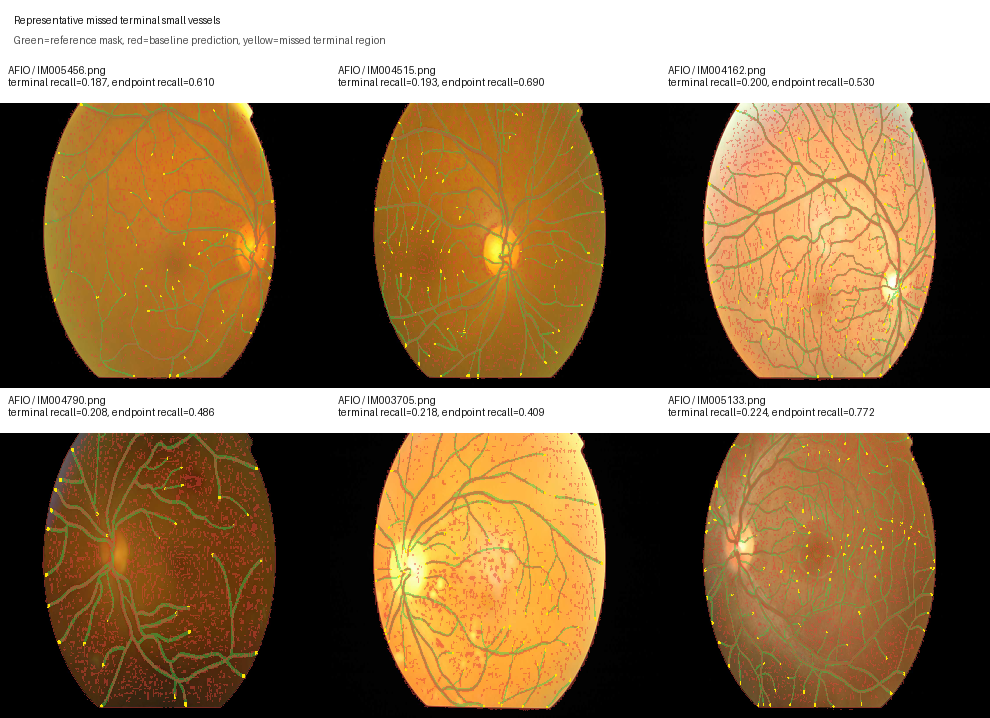
#> input picture figures/terminal_vessel_examples.png, 990 x 718 px
$ python -i evaluate_terminal_vessels.py   (imports and definitions only)
#> lines starting #> are read from the running program, lines starting #| are printed output that depends on the picture; after the words box and inside, x2 and y2 are one past the last pixel; in counts of white or black regions, pixels touching at a corner belong together
#> further down, picture is the input picture: shape (718, 990, 3); mean B, G, R 77.6, 110.9, 138.1
"""
Evaluate fundus vessel segmentation with emphasis on terminal small vessels.

The script expects a dataset root with subdirectories in the form:

    DATA_ROOT/DATASET_NAME/images/*
    DATA_ROOT/DATASET_NAME/masks/*

It runs a lightweight fundus vessel baseline, compares it with the provided
vessel masks, and reports both whole-mask metrics and terminal-vessel metrics.
Terminal regions are defined from ground-truth skeleton endpoints and a local
neighborhood around those endpoints.
"""

from __future__ import annotations

import argparse
from pathlib import Path
from typing import Iterable

import cv2
import numpy as np
import pandas as pd
from PIL import Image, ImageDraw, ImageFont
from scipy.ndimage import binary_dilation, distance_transform_edt
from skimage.morphology import remove_small_objects, skeletonize


IMAGE_EXTENSIONS = {".jpg", ".jpeg", ".png", ".tif", ".tiff", ".bmp"}


# [44 lines left out: function parse_args, not called in this run]


def list_images(path: Path) -> list[Path]:
    return sorted(p for p in path.iterdir() if p.suffix.lower() in IMAGE_EXTENSIONS)


# [30 lines left out: functions pair_image_and_mask, load_rgb, load_mask, not called in this run]


def segment_fundus_vessels(image: np.ndarray) -> np.ndarray:
    """Lightweight baseline for dark retinal vessel segmentation."""
    green = image[:, :, 1]
    clahe = cv2.createCLAHE(clipLimit=2.0, tileGridSize=(8, 8))
    enhanced = clahe.apply(green)
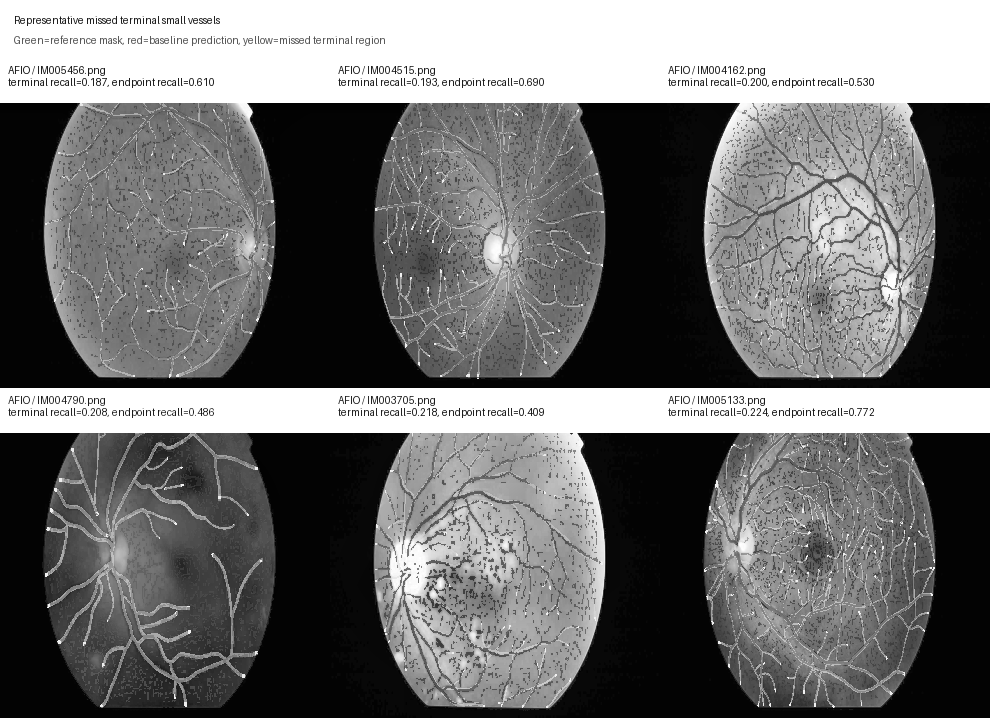
#> enhanced: shape (718, 990); min 2, max 255, mean 112.1

    background = cv2.GaussianBlur(enhanced, (0, 0), sigmaX=12, sigmaY=12)
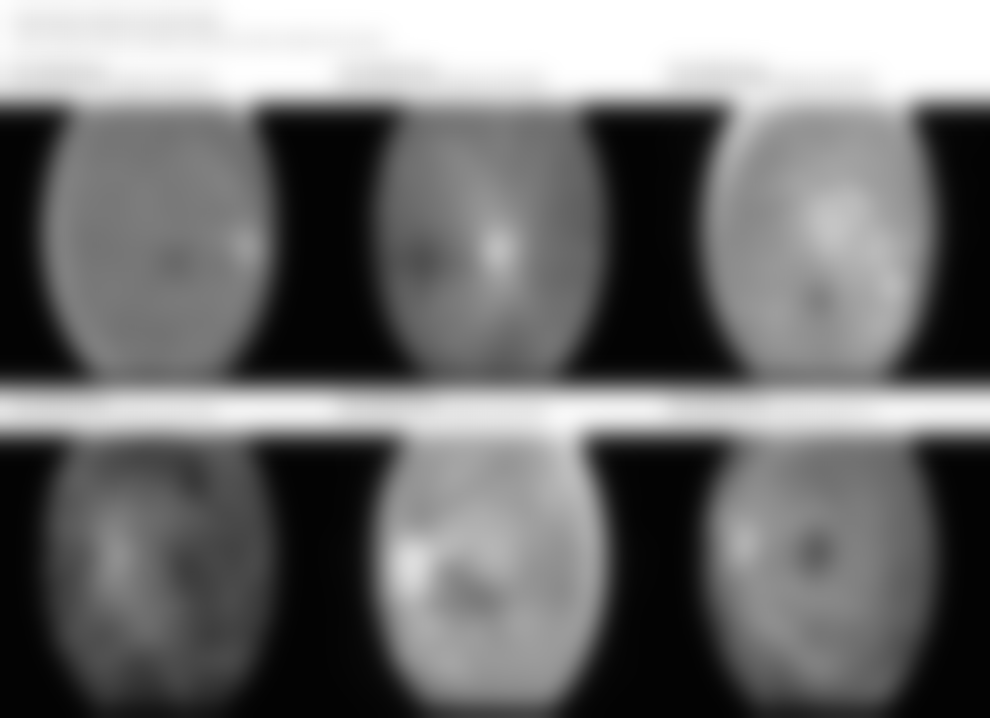
#> background: shape (718, 990); min 3, max 255, mean 112.1
    dark_vessels = cv2.subtract(background, enhanced)
    dark_vessels = cv2.normalize(dark_vessels, None, 0, 255, cv2.NORM_MINMAX).astype(np.uint8)

    blur = cv2.GaussianBlur(dark_vessels, (3, 3), 0)
    _, otsu = cv2.threshold(blur, 0, 255, cv2.THRESH_BINARY + cv2.THRESH_OTSU)
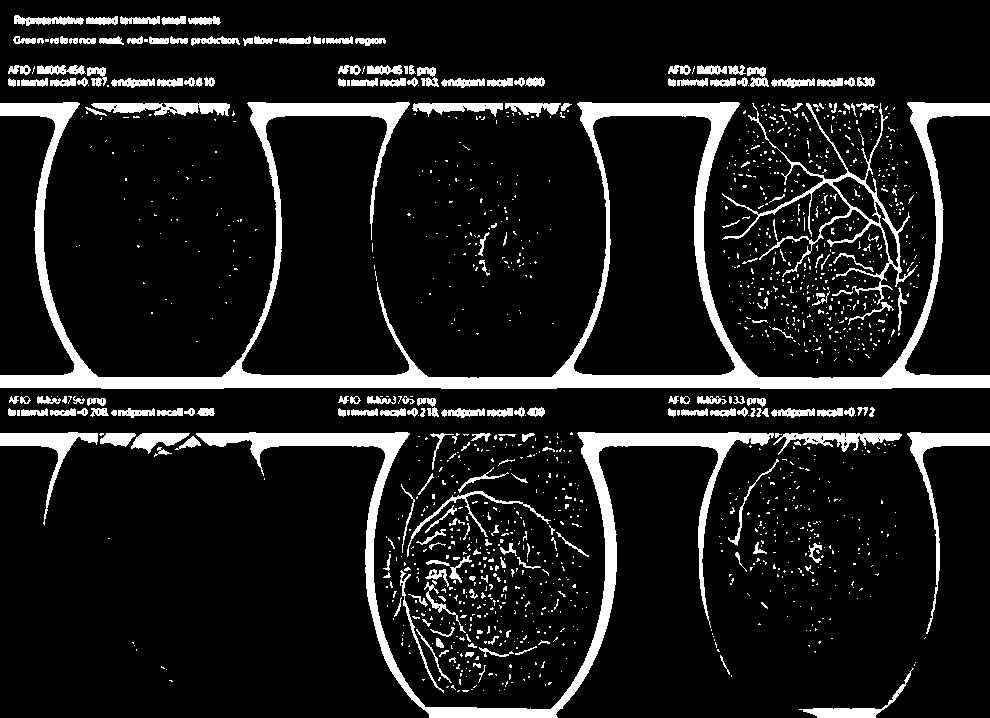
#> otsu: shape (718, 990); 11.3% white; 1428 white regions (1206 under 20 px), largest, box (x1, y1, x2, y2) and area: (0, 102, 990, 389) 30964, (196, 432, 774, 718) 12906, (722, 103, 918, 305) 3043
    adaptive = cv2.adaptiveThreshold(
        blur,
        255,
        cv2.ADAPTIVE_THRESH_GAUSSIAN_C,
        cv2.THRESH_BINARY,
        31,
        -2,
    )
#> adaptive: shape (718, 990); 21% white; 3064 white regions (2125 under 20 px), largest, box (x1, y1, x2, y2) and area: (0, 102, 990, 388) 26762, (0, 432, 990, 718) 23071, (712, 102, 930, 356) 8510
    pred = (otsu > 0) | (adaptive > 0)
#> pred: shape (718, 990) bool; 22.5% white; 3055 white regions (2119 under 20 px), largest, box (x1, y1, x2, y2) and area: (0, 102, 990, 389) 33581, (0, 432, 990, 718) 26889, (712, 102, 930, 356) 8510

    # Restrict to the bright retinal field and remove isolated noise.
    fov = green > max(8, int(np.percentile(green, 5)))
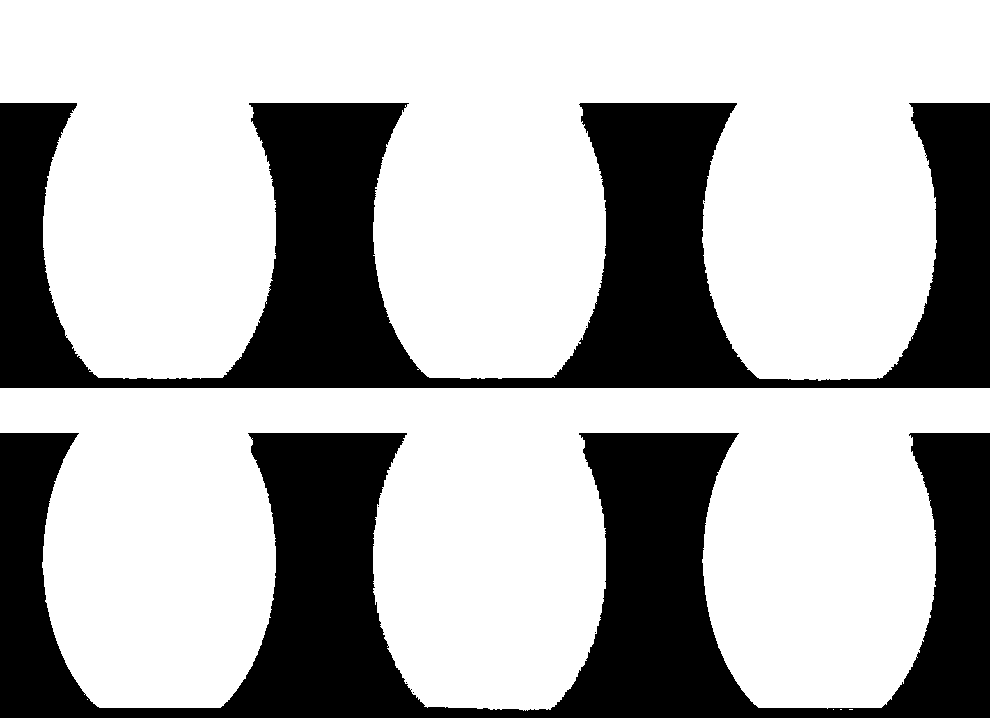
#> fov: shape (718, 990) bool; 68.6% white; 8 black regions (6 under 20 px), largest, box (x1, y1, x2, y2) and area: (0, 433, 990, 718) 111876, (0, 103, 990, 388) 111431
    pred &= binary_dilation(fov, iterations=2)
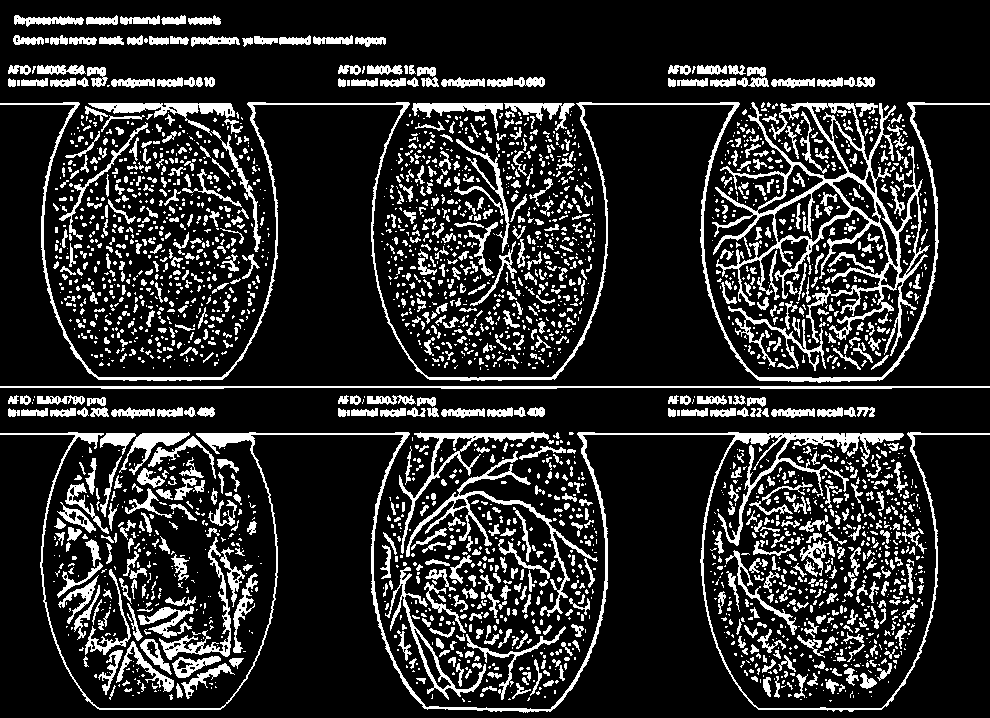
#> pred: shape (718, 990) bool; 16.8% white; 3033 white regions (2096 under 20 px), largest, box (x1, y1, x2, y2) and area: (0, 432, 990, 713) 9997, (712, 102, 930, 356) 8510, (0, 102, 990, 383) 7447
    pred = remove_small_objects(pred.astype(bool), min_size=24)
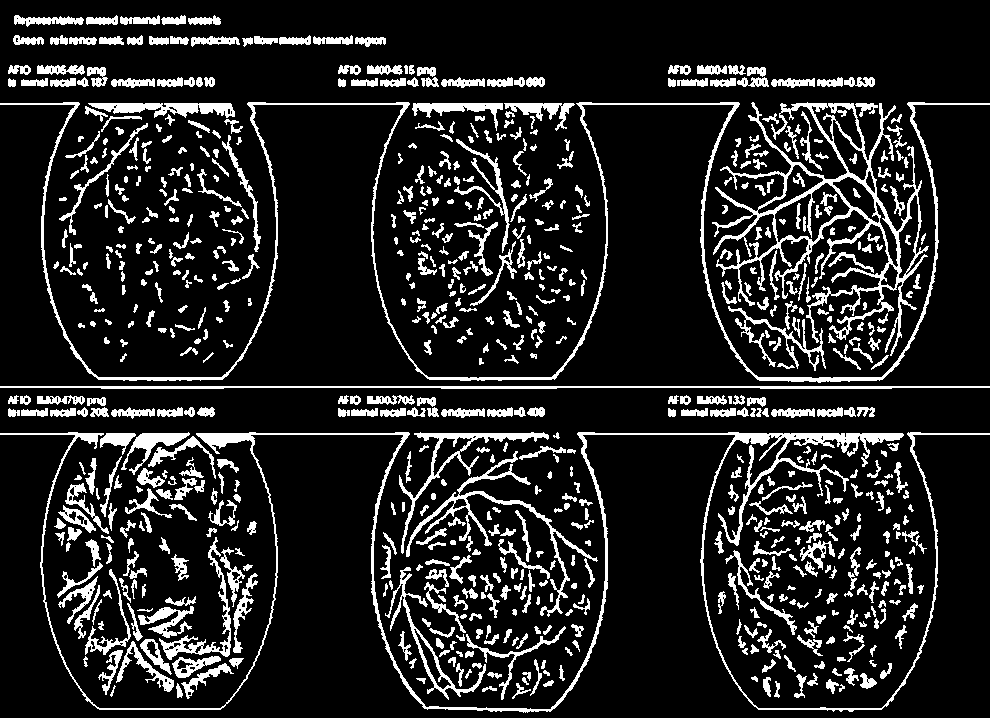
#> pred: shape (718, 990) bool; 13.8% white; 780 white regions, largest, box (x1, y1, x2, y2) and area: (0, 432, 990, 713) 9968, (712, 102, 929, 356) 8308, (0, 102, 990, 383) 7447
    return pred.astype(bool)


# [11 lines left out: function skeleton_endpoints, not called in this run]


def disk_structure(radius: int) -> np.ndarray:
    y, x = np.ogrid[-radius : radius + 1, -radius : radius + 1]
    return (x * x + y * y) <= radius * radius


# [5 lines left out: function terminal_region, not called in this run]


def safe_div(numerator: float, denominator: float) -> float:
    return float(numerator / denominator) if denominator else 0.0


# [194 lines left out: functions mask_metrics, endpoint_metrics, evaluate_pair, draw_case_panel, make_summary_figure, main, not called in this run]


# [2 lines not run here, left out]

>>> import cv2
>>> picture = cv2.imread('../figures/terminal_vessel_examples.png')
>>> result = segment_fundus_vessels(picture)

$ run again, on figures/hierarchical_terminal_examples.png
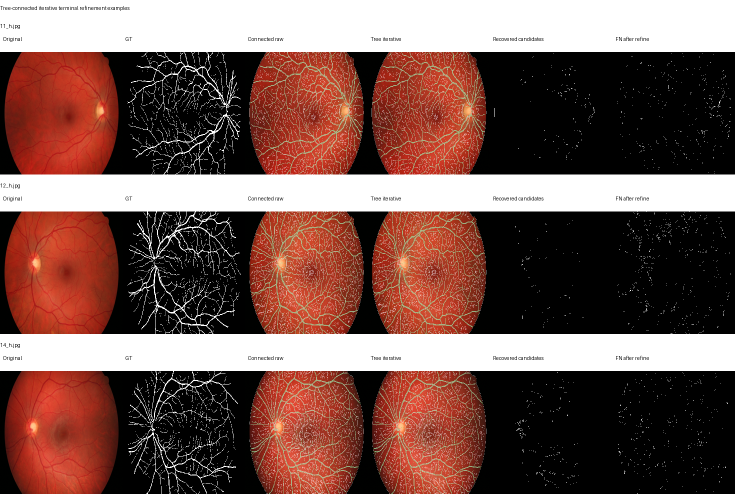
#> input picture figures/hierarchical_terminal_examples.png, 1470 x 987 px (shown at 1/2 size)
#> picture is the input picture: shape (987, 1470, 3); mean B, G, R 82.2, 88.7, 120.6
#> in segment_fundus_vessels, `_, otsu = cv2.threshold(blur, 0, 255, cv2.THRESH_BINARY + cv2.THRESH_O..`:
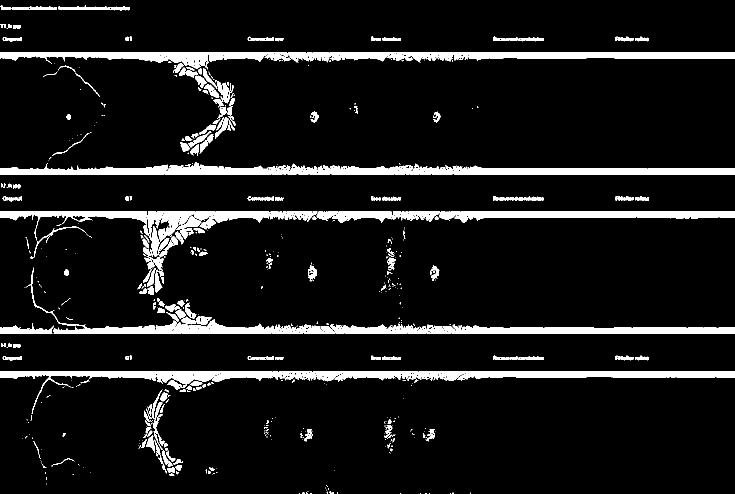
#> otsu: shape (987, 1470) (shown at 1/2 size); 8.9% white; 526 white regions (307 under 20 px), largest, box (x1, y1, x2, y2) and area: (0, 742, 1470, 828) 20402, (0, 104, 1470, 139) 20198, (0, 324, 1470, 349) 19714
#> adaptive: shape (987, 1470); 17.2% white; 3711 white regions (2461 under 20 px), largest, box (x1, y1, x2, y2) and area: (634, 423, 1470, 668) 17376, (0, 423, 362, 668) 13809, (0, 104, 336, 349) 13763
#> fov: shape (987, 1470) bool; 58.4% white; 29 black regions (4 under 20 px), largest, box (x1, y1, x2, y2) and area: (938, 104, 1470, 349) 123795, (938, 742, 1470, 987) 123743, (938, 423, 1470, 668) 123700
#> in segment_fundus_vessels, `pred = remove_small_objects(pred.astype(bool), min_size=24)`:
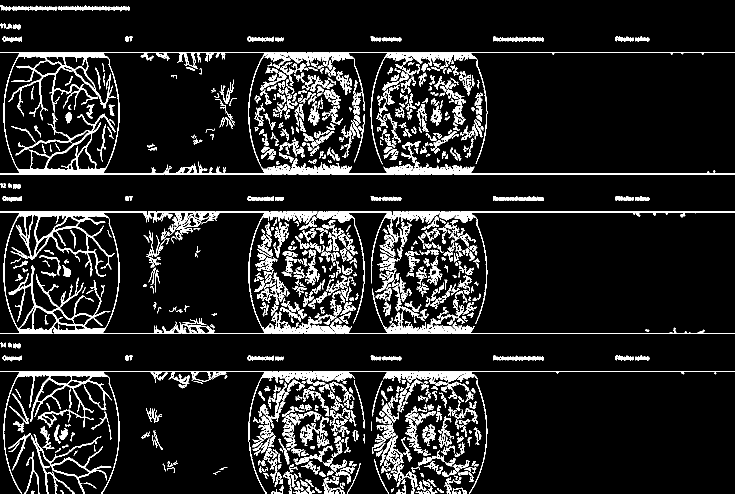
#> pred: shape (987, 1470) bool (shown at 1/2 size); 11.3% white; 937 white regions, largest, box (x1, y1, x2, y2) and area: (0, 104, 1470, 349) 27486, (0, 423, 1470, 668) 21433, (0, 742, 1470, 987) 13882
